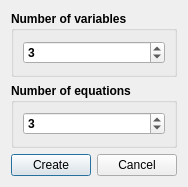
<?xml version="1.0" encoding="UTF-8"?>
<ui version="4.0">
 <class>TSelectSLAUsize</class>
 <widget class="QDialog" name="TSelectSLAUsize">
  <property name="geometry">
   <rect>
    <x>0</x>
    <y>0</y>
    <width>188</width>
    <height>187</height>
   </rect>
  </property>
  <property name="windowTitle">
   <string>Select size</string>
  </property>
  <layout class="QVBoxLayout" name="verticalLayout_2">
   <item>
    <layout class="QVBoxLayout" name="verticalLayout">
     <item>
      <widget class="QGroupBox" name="groupBox">
       <property name="font">
        <font>
         <weight>75</weight>
         <bold>true</bold>
        </font>
       </property>
       <property name="title">
        <string>Number of variables</string>
       </property>
       <layout class="QHBoxLayout" name="horizontalLayout_2">
        <item>
         <widget class="QSpinBox" name="spinBox">
          <property name="value">
           <number>3</number>
          </property>
         </widget>
        </item>
       </layout>
      </widget>
     </item>
     <item>
      <widget class="QGroupBox" name="groupBox_2">
       <property name="font">
        <font>
         <weight>75</weight>
         <bold>true</bold>
        </font>
       </property>
       <property name="title">
        <string>Number of equations</string>
       </property>
       <layout class="QHBoxLayout" name="horizontalLayout_3">
        <item>
         <widget class="QSpinBox" name="spinBox_2">
          <property name="value">
           <number>3</number>
          </property>
         </widget>
        </item>
       </layout>
      </widget>
     </item>
    </layout>
   </item>
   <item>
    <layout class="QHBoxLayout" name="horizontalLayout">
     <item>
      <widget class="QPushButton" name="pushButton_2">
       <property name="text">
        <string>Create</string>
       </property>
       <property name="icon">
        <iconset resource="Schoolar.qrc">
         <normaloff>:/Commands/Pictures/Commands/Check_48x48.png</normaloff>:/Commands/Pictures/Commands/Check_48x48.png</iconset>
       </property>
      </widget>
     </item>
     <item>
      <widget class="QPushButton" name="pushButton">
       <property name="text">
        <string>Cancel</string>
       </property>
       <property name="icon">
        <iconset resource="Schoolar.qrc">
         <normaloff>:/Commands/Pictures/Commands/Delete_48x48.png</normaloff>:/Commands/Pictures/Commands/Delete_48x48.png</iconset>
       </property>
      </widget>
     </item>
    </layout>
   </item>
  </layout>
 </widget>
 <resources>
  <include location="Schoolar.qrc"/>
 </resources>
 <connections/>
</ui>
